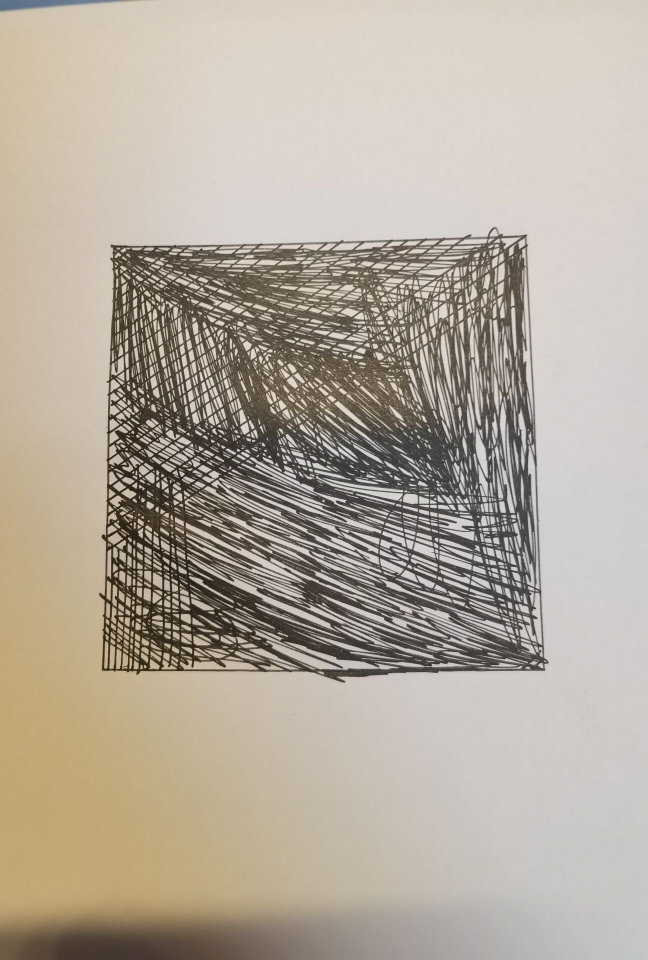
#> input picture AROpenCV/222.jpg, 1296 x 1920 px (shown at 1/2 size)
$ python -i AROpenCV.py   (imports and definitions only)
#> lines starting #> are read from the running program, lines starting #| are printed output that depends on the picture; after the words box and inside, x2 and y2 are one past the last pixel; in counts of white or black regions, pixels touching at a corner belong together
#> further down, picture is the input picture: shape (1920, 1296, 3); mean B, G, R 157.6, 170.6, 180.1
import cv2
import numpy as np

scale = 0.5

def RectCapture(img):
    # img = cv2.resize(img, (int(w * scale), int(h * scale)))

    imgGray = cv2.cvtColor(img, cv2.COLOR_BGR2GRAY)
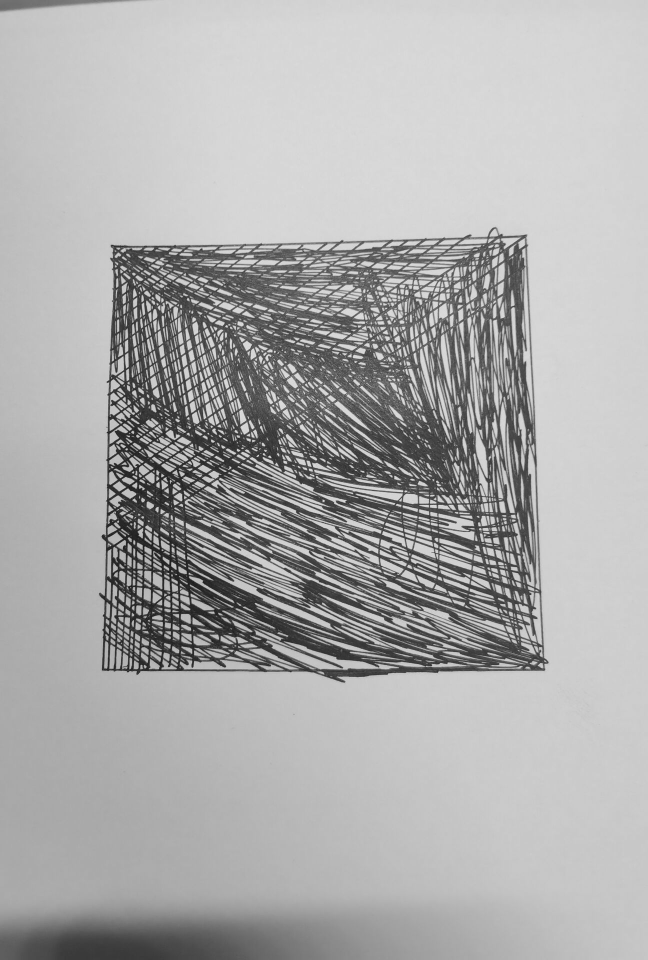
#> imgGray: shape (1920, 1296) (shown at 1/2 size); min 14, max 245, mean 172
    imgBlur = cv2.GaussianBlur(img, (5,5), 10)

    imgCanny = cv2.Canny(imgBlur, 100, 200)
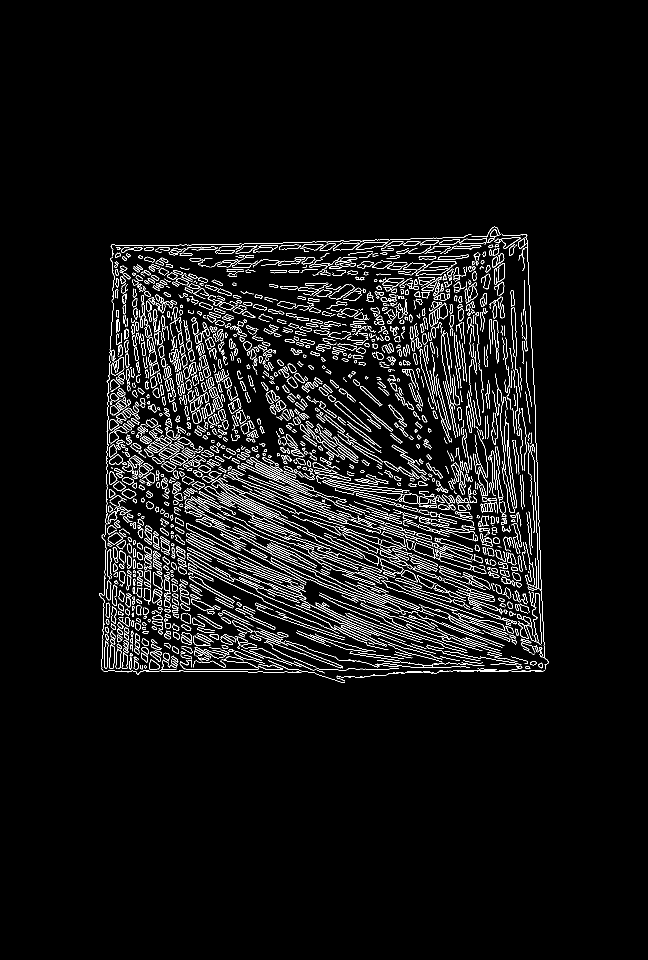
#> imgCanny: shape (1920, 1296) (shown at 1/2 size); 4.6% white in thin lines or dots, all inside (x1, y1, x2, y2) = (198, 453, 1098, 1366)

    kernel = np.ones((5,5))
    imgDial = cv2.dilate(imgCanny, kernel)
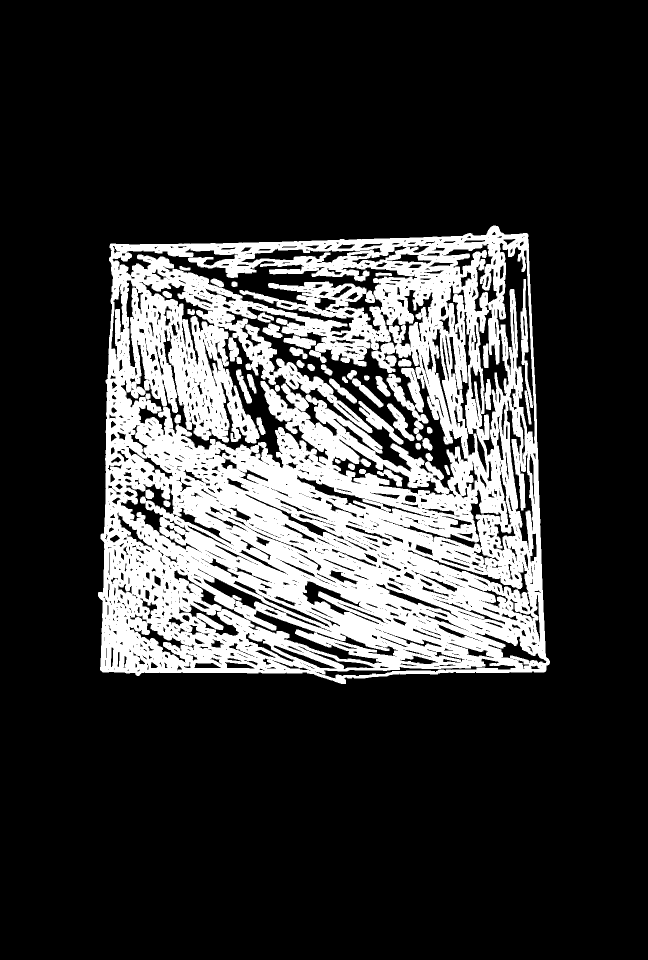
#> imgDial: shape (1920, 1296) (shown at 1/2 size); 21.7% white; 42 white regions, largest, box (x1, y1, x2, y2) and area: (196, 451, 1100, 1368) 518238, (773, 736, 857, 881) 3962, (1041, 558, 1066, 849) 2371
    imgThres = cv2.erode(imgDial, kernel)
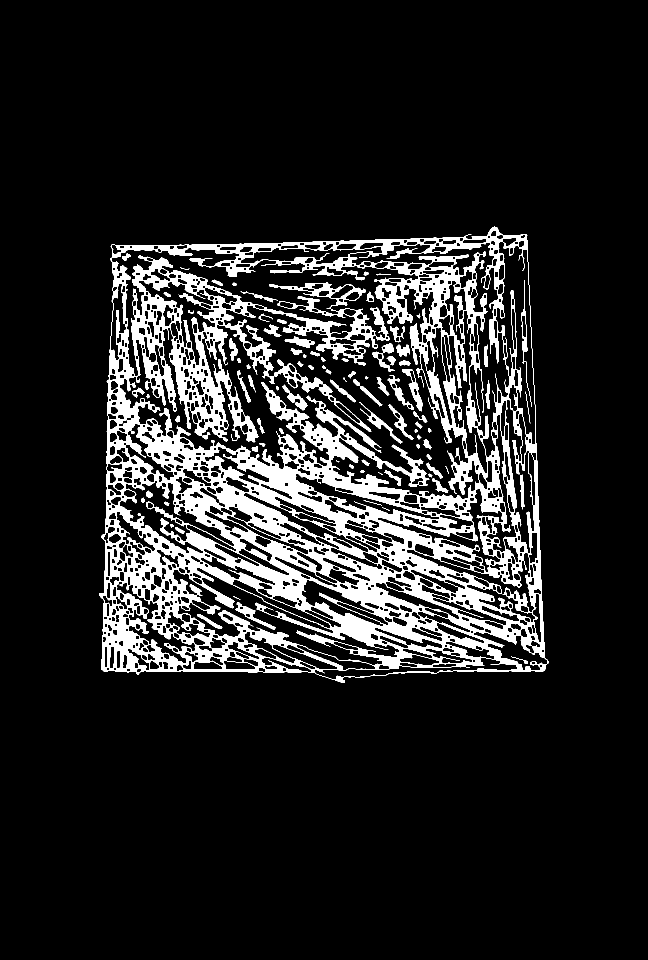
#> imgThres: shape (1920, 1296) (shown at 1/2 size); 12.2% white; 101 white regions (6 under 20 px)

    contours, hierarchy = cv2.findContours(imgThres, cv2.RETR_EXTERNAL, cv2.CHAIN_APPROX_SIMPLE)
#> contours = 1 contour; box (x1, y1, x2, y2) and area: (198, 453, 1098, 1366) 732344

    biggestBBox = []
    approxPoints = []
    maxArea = 0
    for contour in contours:
        area = cv2.contourArea(contour)
        if area > maxArea:
            peri = cv2.arcLength(contour, True)
            approxPoints = cv2.approxPolyDP(contour, 0.02*peri, True)
            biggestBBox = cv2.boundingRect(approxPoints)
#> this loop made 1 pass
#> (area, peri, approxPoints, biggestBBox) on pass 1: (732343.5, 5441.2, [[1053, 469], [222, 490], [203, 1339], [1089, 1340]], (203, 469, 887, 872))

    if len(biggestBBox) != 0:
        return True, biggestBBox, approxPoints
    else:
        return False, biggestBBox, approxPoints

def fillContour(bbox, approxPoints, img):
    mask = np.zeros_like(img)
    # 根据特征点将嘴唇轮廓用多边形拟合出来，并且填充
    mask = cv2.fillPoly(mask, [approxPoints], (255,255,255))
    # imgMask = cv2.bitwise_and(img, mask)
    return mask

>>> import cv2
>>> picture = cv2.imread('222.jpg')
>>> result = RectCapture(picture)
#> result = (True, (203, 469, 887, 872), [[1053, 469], [222, 490], [203, 1339], [1089, 1340]])
